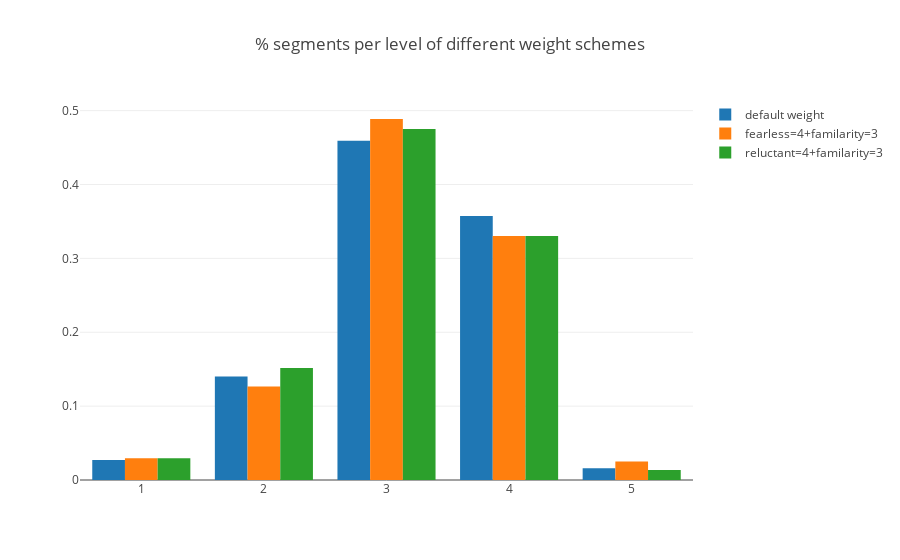

The code cell stored with this chart in its notebook:
### Code cell
y_ = {3: y3, 4: y4, 5: y_all}[levels]
arrs = [y_.csl.values]+weighted_ys
title = 'score histogram of % segments of different weight schemes'
arrs = [y_.csl.round().values] + [y.round() for y in weighted_ys]
title = '% segments per level of different weight schemes'

fig = plotly_fig.hist(arrs, names=['default weight']+new_ys_name, title=title)
iplot(fig)

### Figure 1 — Plotly figure (JSON) as saved in the notebook; plotly's stock layout.template omitted (floating-point values rounded to 4 significant figures; data arrays with more than 128 entries replaced by an {"elided": "..."} marker saying what was removed)
{"data": [{"histnorm": "probability", "name": "default weight", "type": "histogram", "x": {"elided": "442 int values"}}, {"histnorm": "probability", "name": "fearless=4+familarity=3", "type": "histogram", "x": {"elided": "442 int values"}}, {"histnorm": "probability", "name": "reluctant=4+familarity=3", "type": "histogram", "x": {"elided": "442 int values"}}], "layout": {"title": "% segments per level of different weight schemes"}}
